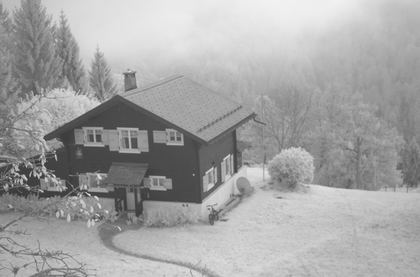
%> input picture 0045_nir.tiff, 420 x 277 px, shrunk from 1024 x 675 before the run
$ octave NIR_RGB.m   (GNU Octave 9; MATLAB toolbox functions it lacks are replaced by stand-ins)
%> lines starting %> are read from the running program, lines starting %| are printed output that depends on the picture
clear all  clc


I_nir=(imread("0045_nir.tiff"));
%> I_nir is the input picture: size 277x420 uint8; min 53, max 243, mean 163.8
I_rgb=imread('0045_rgb.tiff');
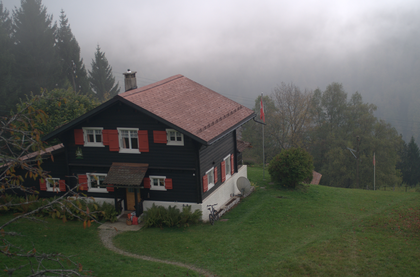
%> input picture 0045_rgb.tiff, 420 x 277 px, shrunk from 1024 x 675 before the run
%> I_rgb is the input picture: size 277x420x3 uint8; mean R, G, B 98.4, 99.9, 93.1
red= I_rgb(:,:,1);
green=I_rgb(:,:,2);
blue=I_rgb(:,:,3);

[r2 , c2]=size(I_nir);
%> r2 = 277; c2 = 420

B_heq=histeq(blue);
G_heq = histeq(green);
R_heq = histeq(red);
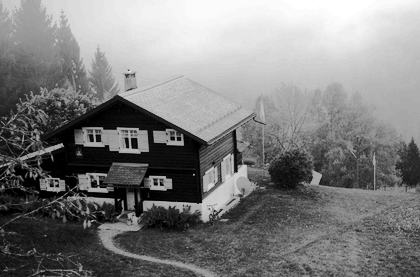
%> R_heq: size 277x420 uint8; min 0, max 255, mean 126.4
NIR_heq = histeq(I_nir);
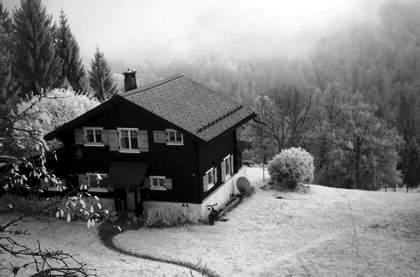
%> NIR_heq: size 277x420 uint8; min 0, max 255, mean 126.5

NIR = double(NIR_heq);
R = double(R_heq);
G = double(G_heq);
B= double(B_heq);

ndvi=zeros(r2,c2);
vari=zeros(r2,c2);
for i=1:r2
    for j=1:c2
        ndvi(i,j)= (NIR(i,j)-R(i,j))/(NIR(i,j)+R(i,j));
        vari(i,j)=(G(i,j)-R(i,j))/(G(i,j)+R(i,j)-B(i,j));
        rvi(i,j)=(NIR(i,j))/(R(i,j));
    end
end
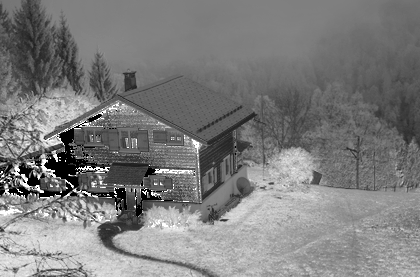
%> ndvi: size 277x420 double; 1.18% of the values are NaN or infinite; the others: min -1, max 1, mean -0.00715; drawn with min black, max white, NaN and infinite black
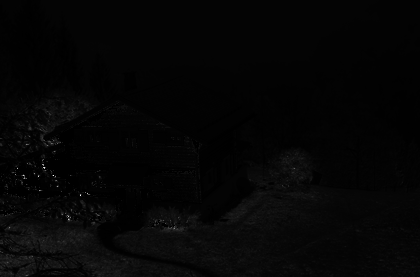
%> rvi: size 277x420 double; 2.08% of the values are NaN or infinite; the others: min 0, max 56.75, mean 1.32; drawn with min black, max white, NaN and infinite black
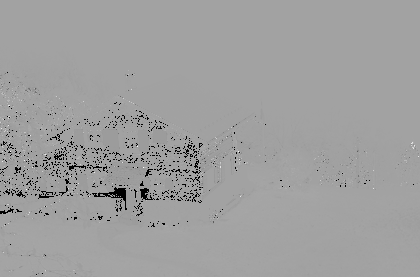
%> vari: size 277x420 double; 1.73% of the values are NaN or infinite; the others: min -28, max 16, mean -0.0342; drawn with min black, max white, NaN and infinite black

% [11 lines of commented-out code are left out]

figure
imshow(rvi, []);
title('RVI');
colormap(jet);
colorbar;
impixelinfo


figure
imshow(vari,[]);
title('VARI');
colormap(jet);
colorbar;
impixelinfo

figure
imshow(I_rgb);


c1=0;
c22=0;
c3=0;
c4=0;
c5=0;
c6=0;
c7=0;
c8=0;
for f=1:r2
    for g=1:c2
       if (ndvi(f,g)>=(-1)) && (ndvi(f,g)<-0.41379)
           c1=c1+1;

       elseif (ndvi(f,g)>=-0.41379) && (ndvi(f,g)<-0.10401)
           c22=c22+1;

       elseif (ndvi(f,g)>=-0.10401) && (ndvi(f,g)<0.055727 )
           c3=c3+1;


       elseif (ndvi(f,g)>=0.055727 ) && (ndvi(f,g)<0.20579)
           c4=c4+1;

       elseif (ndvi(f,g)>=0.20579  ) && (ndvi(f,g)<0.37035 )
           c5=c5+1;

       elseif (ndvi(f,g)>=0.37035 ) && (ndvi(f,g)<0.51073  )
           c6=c6+1;
       elseif (ndvi(f,g)>=0.51073) && (ndvi(f,g)<0.82051 )
           c7=c7+1;
       elseif (ndvi(f,g)>=0.82051) && (ndvi(f,g)<=1 )
           c8=c8+1;
       end
    end
end
%> after the loop, c1 = 11867; c22 = 36122; c3 = 29304; c4 = 8337; c5 = 9955; c6 = 9211; c7 = 8972; c8 = 1198


%barren areas rock stone or no vegetation
p1=(c1/(r2*c2))*100;
%> p1 = 10.2
%water or no vegetation (deep/shallows)
p2=(c22/(r2*c2))*100;
%> p2 = 31.05
%buitups/ rivers sand
p3=(c3/(r2*c2))*100;
%> p3 = 25.19
%fallow/wasteland/limited grass or crops
p4=(c4/(r2*c2))*100;
%> p4 = 7.17
%crops/grass
p5=(c5/(r2*c2))*100;
%> p5 = 8.56
%Agroforestry plus  vegetation such as crops/grass
p6=(c6/(r2*c2))*100;
%> p6 = 7.92
%Forest or healthy vegetation
p7=(c7/(r2*c2))*100;
%> p7 = 7.71
%very dense forest and healthy vegetation
p8=(c8/(r2*c2))*100;
%> p8 = 1.03

total_classified=c1+c22+c3+c4+c5+c6+c7+c8;
%> total_classified = 114966

%unclassified
if total_classified<(r2*c2)
    unclassified=(r2*c2)-total_classified;
%> unclassified = 1374
    p9= unclassified/(r2*c2)*100;
%> p9 = 1.18
else
    p9=0;
end

figure
imshow(ndvi, []);
title('NDVI');
colormap(jet);
colorbar;
impixelinfo

data=[p1, p2, p3, p4, p5, p6, p7 ,p8, p9];
%> data = [10.2 31.05 25.19 7.17 8.56 7.92 7.71 1.03 1.18]
figure;


%bar(diag(data),'stacked')
pie(data)

set(gca, 'XTickLabel',{'c1', 'c2','c3','c4','c5','c6','c7','c8', 'c9'});

ylabel('Percentage');


legend('barren areas rock stone or no vegetation','water or no vegetation (deep/shallows)','buitups/ rivers sand','fallow/wasteland/limited grass or crops','crops/grass','Agroforestry plus  vegetation such as crops/grass','Forest or healthy vegetation','very dense forest and healthy vegetation','unclassified')
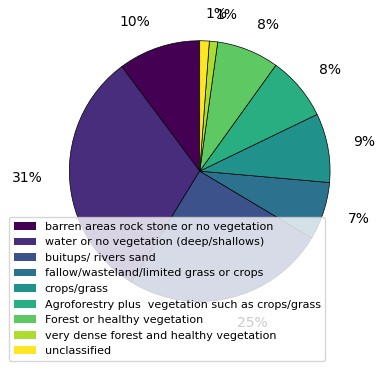
%> figure redrawn from the program's plot data
